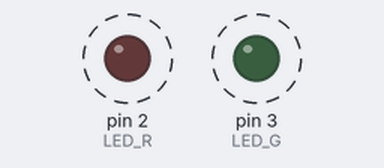
This sketch was run on a simulated Arduino Uno, built with avr-gcc and run on an emulated ATmega328P. On the bench: output pins drawn as LEDs (lit = HIGH). Dashed ring = blinking.

Above: at 0.2 s.
Timing chart, 0 to 3.5 s (numbered marks = the images above):
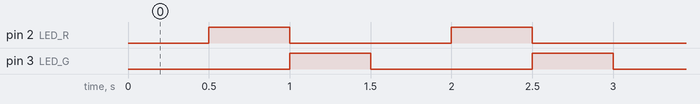

Measured:
- by itself, pin 2 (LED_R), pin 3 (LED_G): alternates HIGH for 0.50 s and LOW for 1.0 s
- by itself, everything shown: repeats every 1.5 s, in 3 steps

The sketch:

coloredlightagain.ino
```cpp
  // led red on pin 2
#define LED_R 2
  // led green on pin 3
#define LED_G 3

  // led is off
#define NONE  0
  // led is red
#define RED   1
  // led is green
#define GRN   2

void setup()
{
  pinMode(LED_R, OUTPUT);
  pinMode(LED_G, OUTPUT);
}

void setled (uint8_t tila)
{
    // is the value 1?
  if (tila == RED)
  {
    digitalWrite(LED_R, HIGH);
    digitalWrite(LED_G, LOW);
  }
    // 2?
  else if (tila == GRN)
  {
    digitalWrite(LED_R, LOW);
    digitalWrite(LED_G, HIGH);
  }
    // something else?
  else
  {
    digitalWrite(LED_R, LOW);
    digitalWrite(LED_G, LOW);
  }

}

void loop()
{
  for (int i=0; i<3; i++)
    {
      setled(i);
      delay(500);
    }
}
```
